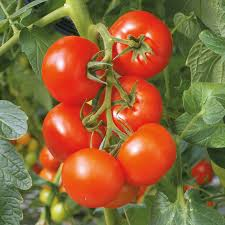
#> input picture Digital Image Processing/OpenCV/gallery/tomato1.jpeg, 225 x 225 px, found by its file name
$ python contrast.py
#> lines starting #> are read from the running program, lines starting #| are printed output that depends on the picture
#!/usr/bin/env python3
# -*- coding: utf-8 -*-
"""
Created on Wed Jan  8 23:06:11 2020

@author: ezio
"""

import cv2
import math
import numpy as np


CONTRAST = 1.3
img = cv2.imread("./gallery/tomato1.jpeg", cv2.IMREAD_GRAYSCALE)
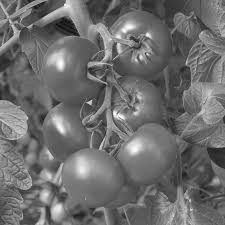
#> img: shape (225, 225); min 8, max 255, mean 108.9
contImg = np.copy(img)

height, width = img.shape[:2]
#> height = 225; width = 225

for i in range(height):
    for j in range(width):
        pix = img.item(i, j)
        modPix = math.ceil(pix * CONTRAST)
        modPix = min(255, modPix)
        contImg.itemset((i, j), modPix)
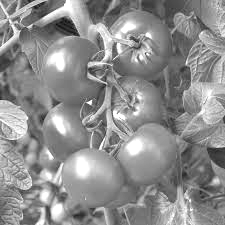
#> contImg: shape (225, 225); min 11, max 255, mean 141.5

cv2.imshow("frame", img)
cv2.waitKey(0)

cv2.imshow("contrasted-frame", contImg)
cv2.waitKey(0)

cv2.destroyAllWindows()

$ run again, with Digital Image Processing/OpenCV/gallery/deer.jpeg copied over Digital Image Processing/OpenCV/gallery/tomato1.jpeg
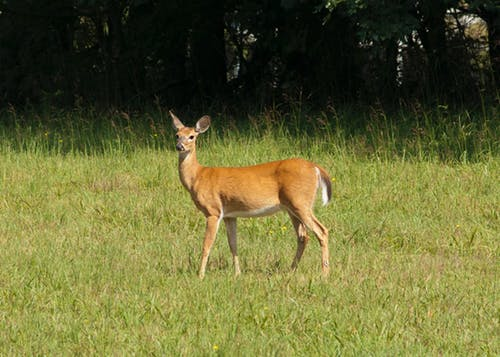
#> input picture Digital Image Processing/OpenCV/gallery/deer.jpeg, 500 x 357 px, found by its file name
#> `img = cv2.imread("./gallery/tomato1.jpeg", cv2.IMREAD_GRAYSCALE)`:
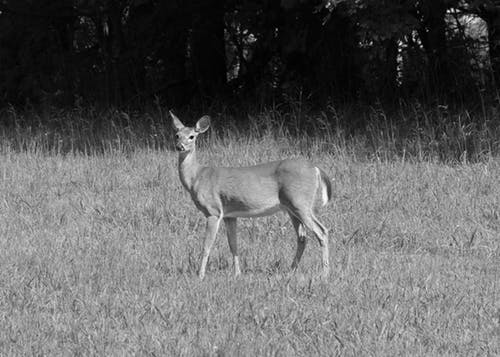
#> img: shape (357, 500); min 0, max 255, mean 97.8
#> after the loop `for i in range(height):`:
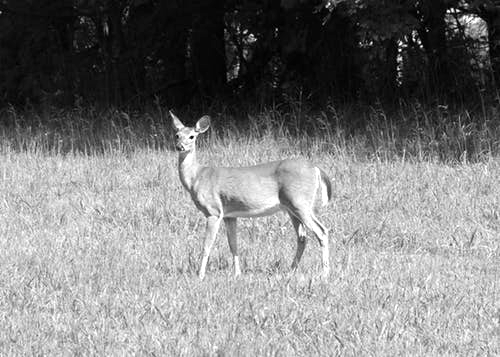
#> contImg: shape (357, 500); min 0, max 255, mean 127.4

$ run again, with Digital Image Processing/OpenCV/gallery/watermelon.jpeg copied over Digital Image Processing/OpenCV/gallery/tomato1.jpeg
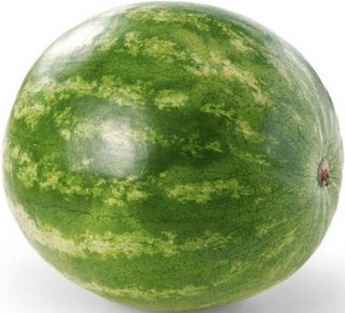
#> input picture Digital Image Processing/OpenCV/gallery/watermelon.jpeg, 345 x 313 px, found by its file name
#> `img = cv2.imread("./gallery/tomato1.jpeg", cv2.IMREAD_GRAYSCALE)`:
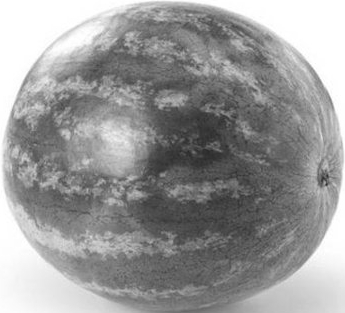
#> img: shape (313, 345); min 39, max 255, mean 152.5
#> after the loop `for i in range(height):`:
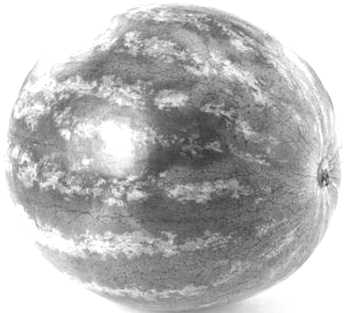
#> contImg: shape (313, 345); min 51, max 255, mean 184.3
